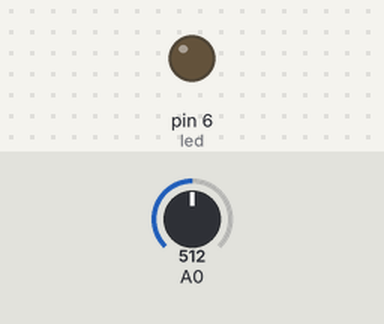
Bench run of a sketch on a simulated Arduino Uno, built with avr-gcc and run on an emulated ATmega328P. Shown: output pins drawn as LEDs (lit = HIGH). Inputs (shaded band) come from the test bench; at power-on: A0 = 512. The modem is registered and sends nothing unless stated; what the sketch prints to the serial monitor is not drawn.

Above: at 1.7 s.
1.8 s: A0 set to 554
3.3 s: A0 set to 582
At 4.1 s:
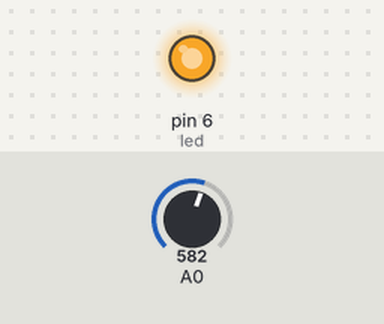
4.8 s: A0 set to 716
At 5.2 s:
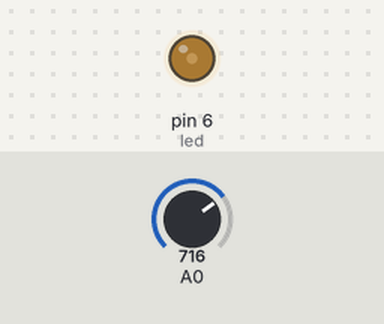
6.3 s: A0 set to 1023
At 7.5 s:
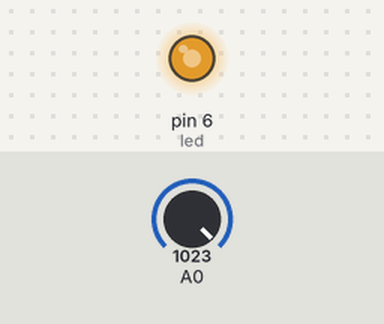
Timing chart, 0 to 8.8 s (numbered marks = the images above; inputs shaded):
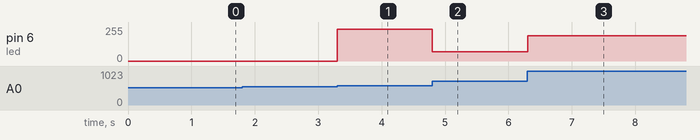

The sketch:

P7_Height_water_of_pool__SMS_manitor_.ino
```cpp
#include <Sim800l.h>
#include <SoftwareSerial.h>

Sim800l Sim800l;

char* number = "+989029765318";

String textSms,numberSms;
uint8_t index;
int led = 6;
bool error;


void setup() {

  Serial.begin(115200);
  pinMode(led , OUTPUT);
  digitalWrite(led ,LOW);
  Sim800l.begin();

  error = Sim800l.delAllSms();
  }


void loop() {

  int sensorValue = analogRead(A0);
  if (sensorValue > 570)  {
    int outputValue = map(sensorValue, 570, 770, 0, 255);
    Serial.println(outputValue);
    analogWrite(led, 255 - outputValue); // generate PWM signal
  }
  if (textSms.indexOf("POOL")!= -1)
      {
        float pool_water_height = map(sensorValue, 570, 770, 0, 4); //We assumed that the hight of the pool is 4 meters
        String strHeight = String(pool_water_height) ;

        char* text1 = "THE HEIGHT OF THE POOL WATER IS EQUAL TO:";
        char* text2 = "strHeight";

        error = Sim800l.sendSms(number,text1);
        error = Sim800l.sendSms(number,text2);
      }
      error = Sim800l.delAllSms();
    }
```

Measured:
- the behaviour switches between 570 and 571 on A0 (found by bisection; images 0 and 1)
- after the input at 3.3 s, pin 6 (led): 0/255 → 240/255 at once
- after the input at 4.8 s, pin 6 (led): 240/255 → 69/255 at once
- after the input at 6.3 s, pin 6 (led): 69/255 → 190/255 at once
